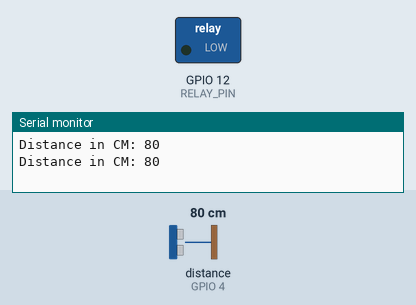
Recording of a sketch running on a simulated ESP32. On the bench: switched loads named in the sketch (green lamp = pin HIGH), the last lines printed to the serial monitor. The test bench sets the inputs (shaded band); at power-on: distance to the obstacle (sensor on GPIO 4) 80 cm.

Above: at 3.5 s.
3.6 s: distance to the obstacle (sensor on GPIO 4) set to 11 cm
5.1 s: distance to the obstacle (sensor on GPIO 4) set to 8 cm
At 6.0 s:
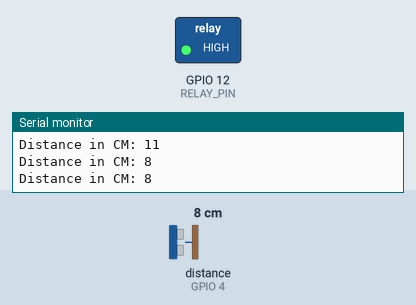
6.8 s: distance to the obstacle (sensor on GPIO 4) set to 18 cm
At 7.1 s:
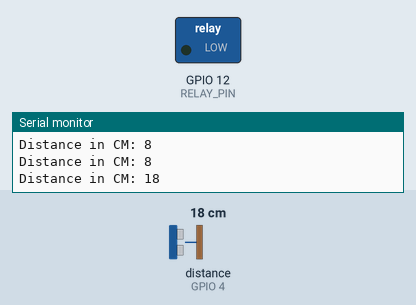
8.3 s: distance to the obstacle (sensor on GPIO 4) set to 2 cm
At 9.4 s:
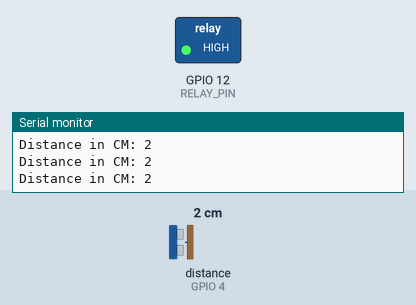
Timing chart, 0 to 10.8 s (numbered marks = the images above; inputs shaded):
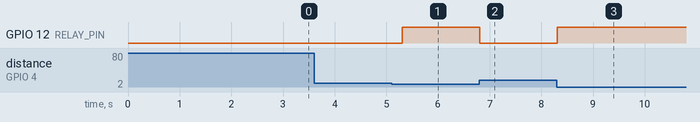

The sketch:

Blynk-UTSxPump.ino
```cpp
// (licence header left out)
/* Fill in information from your Blynk Template here */
/* Read more: https://bit.ly/BlynkInject */
//#define BLYNK_TEMPLATE_ID           "TMPxxxxxx"
//#define BLYNK_TEMPLATE_NAME         "Device"

#define BLYNK_FIRMWARE_VERSION        "0.1.0"

#define BLYNK_PRINT Serial
//#define BLYNK_DEBUG

#define APP_DEBUG

#define BLYNK_TEMPLATE_ID "TMPL6JiVnzXqj"
#define BLYNK_TEMPLATE_NAME "IkanDalamEmber"
#define BLYNK_WIFI_SSID "Yukibara-Hotspot"
#define BLYNK_WIFI_PASS "12345678"


#define BLYNK_AUTH_TOKEN "ri36e-roOPUv3MJ5dbziAJ5oSurKLlk4"


//clone from DHT
#include "BlynkEdgent.h"


// clone from ultrasonic file
#include <Ultrasonic.h>
Ultrasonic ultrasonic(5, 4);
int distance;
const int RELAY_PIN = 12;
BlynkTimer timer;

void sendSensor(){
  distance = ultrasonic.read();
  Serial.print("Distance in CM: ");
  Serial.println(distance);
  if (distance < 10 ) {digitalWrite(RELAY_PIN, HIGH);
    Blynk.logEvent("pompa", String("Ketinggian air saat ini ") + distance + String("cm"));
    }
  else {digitalWrite(RELAY_PIN, LOW);}
  Blynk.virtualWrite(V0, distance);


}

void setup(){
  Serial.begin(9600);
  pinMode(RELAY_PIN, OUTPUT);
  BlynkEdgent.begin();
  delay(500);
  timer.setInterval(500L, sendSensor);
}


void loop() {
  BlynkEdgent.run();
  timer.run();
}
```

Measured:
- the behaviour switches between 10 and 9 cm on distance to the obstacle (sensor on GPIO 4) (found by bisection; images 0 and 1)
- after the input at 5.1 s, GPIO 12 (RELAY_PIN): LOW → HIGH after 0.21 s
- after the input at 6.8 s, GPIO 12 (RELAY_PIN): HIGH → LOW at once
- after the input at 8.3 s, GPIO 12 (RELAY_PIN): LOW → HIGH at once
